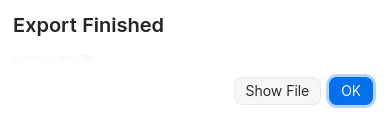
#> input picture docker/images/backuponepass_export_finished_text.png, 387 x 115 px, found by its file name
$ python monitor_export_complete_image.py
#> lines starting #> are read from the running program, lines starting #| are printed output that depends on the picture
import cv2
import numpy as np
import time
from PIL import ImageGrab
import os
import sys

# Default Configuration
DEFAULT_THRESHOLD = 0.8
TIMEOUT = 240
RETRY_INTERVAL = 1

def take_screenshot():
    """Captures the current screen."""
    screen = np.array(ImageGrab.grab())
    return cv2.cvtColor(screen, cv2.COLOR_BGR2RGB)

def find_image_on_screen(template_path, threshold=DEFAULT_THRESHOLD):
    """Searches for an image template on the screen."""
#> called with threshold = 0.8
    template = cv2.imread(template_path, 0)
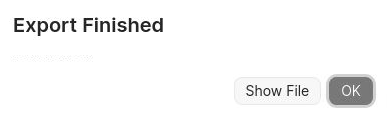
#> template: shape (115, 387); min 9, max 255, mean 245.6

    if template is None:
        return False

    screen = take_screenshot()
    screen_gray = cv2.cvtColor(screen, cv2.COLOR_RGB2GRAY)

    # Apply multi-scale template matching
    scales = [0.8]  # Use the scale that matched previously
    for scale in scales:
        resized_template = cv2.resize(template, (int(template.shape[1] * scale), int(template.shape[0] * scale)))
        result = cv2.matchTemplate(screen_gray, resized_template, cv2.TM_CCOEFF_NORMED)
        loc = np.where(result >= threshold)

        if len(loc[0]) > 0:
            return True

    return False

def wait_for_image(template_path, timeout=TIMEOUT, threshold=DEFAULT_THRESHOLD):
    """Waits until the specified image appears on the screen."""
    start_time = time.time()

    while time.time() - start_time < timeout:
        if find_image_on_screen(template_path, threshold):
            return True
        time.sleep(RETRY_INTERVAL)

    return False

def main():
    template_path = '/backuponepass/images/backuponepass_export_finished_text.png'

    if wait_for_image(template_path):
        print("Export finished detected.")
        sys.exit(0)  # Exit successfully
    else:
        sys.exit(1)  # Exit with error

if __name__ == "__main__":
#> (the run stopped early here; a loop or call above may not have finished)
